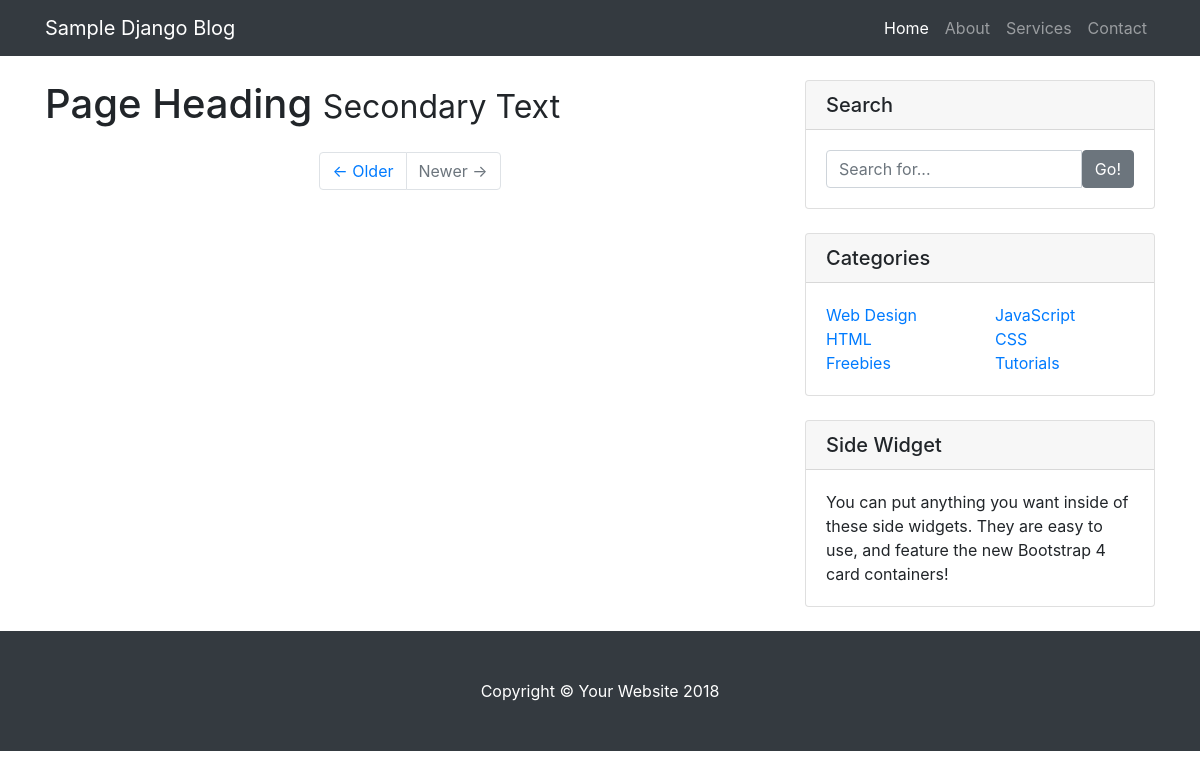
/blog/, run on an earlier commit of the app's database.
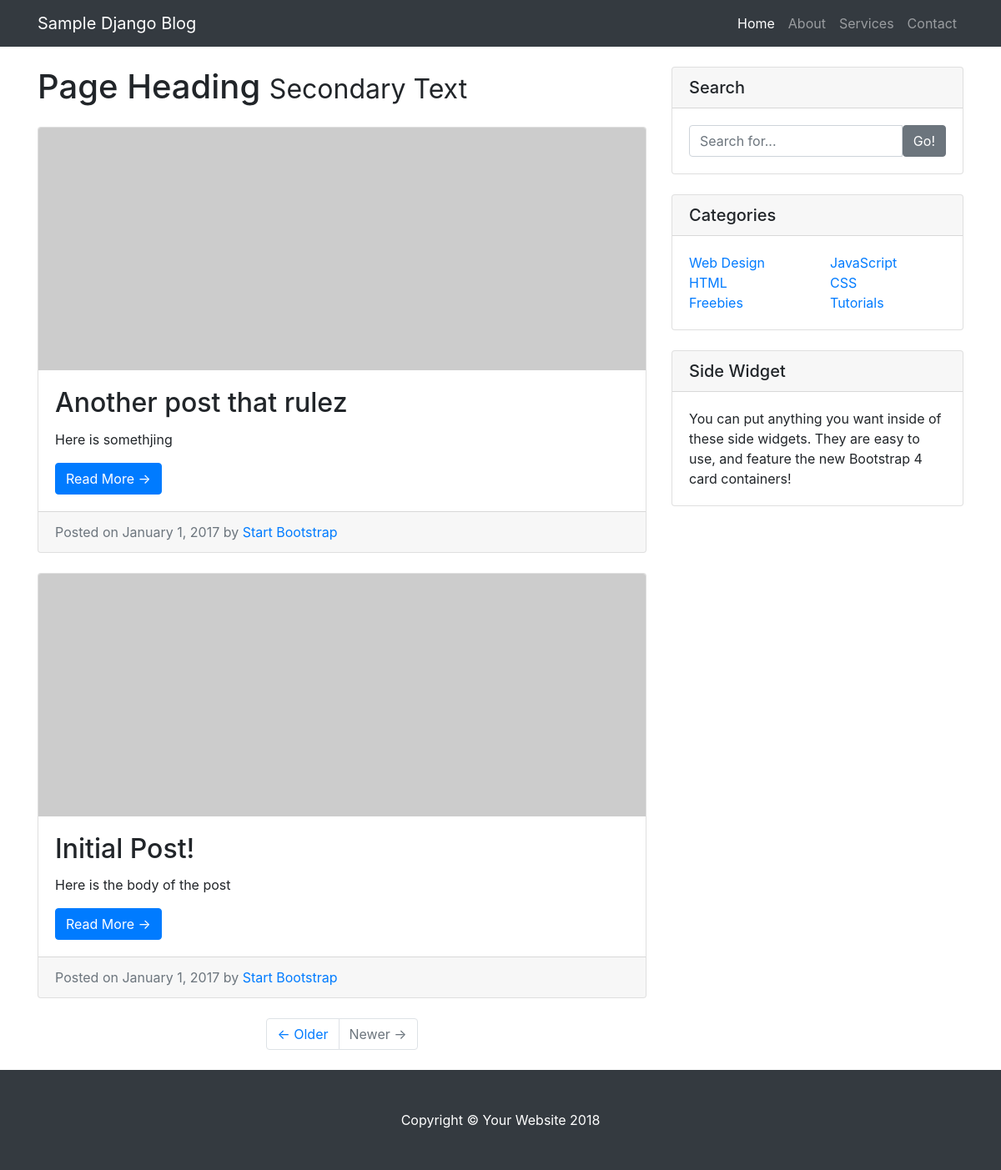
And on a later commit of the database.
### blog/models.py (models this page shows, shortened)
class Post(models.Model):
    STATUS_CHOICES = (
        ('draft', 'Draft'),
        ('published', 'Published'),
    )
    title = models.CharField(max_length=250)
    slug = models.SlugField(max_length=250, unique_for_date='publish')
    author = models.ForeignKey(
        User,
        related_name='blog_posts',
        on_delete=models.PROTECT
        )
    body = models.TextField()
    publish = models.DateTimeField(default=timezone.now)
    created = models.DateTimeField(auto_now_add=True)
    updated = models.DateTimeField(auto_now=True)
    status = models.CharField(
        max_length=10,
        choices=STATUS_CHOICES,
        default='draft'
        )
    objects = models.Manager()  # The default manager
    published = PublishedManager()  # Custom manager for published posts
    class Meta:
        ordering = ('-publish',)
    def get_absolute_url(self):
        return reverse('post_detail', args=[
            self.publish.year,
            self.publish.strftime('%m'),
            self.publish.strftime('%d'),
            self.slug
        ])

### blog/views.py (the view)
# urls.py: path('', PostListView.as_view(), name='post_list'),
class PostListView(View):
    def get(self, request):
        posts = Post.published.all()
        return render(request, 'blog/post/list.html', {'posts': posts})

### blog/models.py (called while the page is built)
    def get_queryset(self):
        return super(PublishedManager, self).get_queryset().filter(status='published')

### blog/templates/blog/post/list.html (shortened to what this page needs)
{% extends "blog/base.html" %}
{% block content %}
<div class="row">
  <div class="col-md-8">
    <h1 class="my-4">Page Heading
      <small>Secondary Text</small>
    </h1>
    {% for post in posts %}
    <div class="card mb-4">
      <img class="card-img-top" src="http://placehold.it/750x300" alt="Card image cap">
      <div class="card-body">
        <h2 class="card-title">{{ post.title }}</h2>
        <p class="card-text">{{ post.body }}</p>
        <a href="{{ post.get_absolute_url }}" class="btn btn-primary">Read More →</a>
      </div>
      <div class="card-footer text-muted">
        Posted on January 1, 2017 by
        <a href="#">Start Bootstrap</a>
      </div>
    </div>
    {% endfor %}
    <ul class="pagination justify-content-center mb-4">
      <li class="page-item">
        <a class="page-link" href="#">← Older</a>
      </li>
      <li class="page-item disabled">
        <a class="page-link" href="#">Newer →</a>
      </li>
    </ul>
  </div>
  <div class="col-md-4">
    <div class="card my-4">
      <h5 class="card-header">Search</h5>
      <div class="card-body">
        <div class="input-group">
          <input type="text" class="form-control" placeholder="Search for...">
          <span class="input-group-btn">
            <button class="btn btn-secondary" type="button">Go!</button>
          </span>
        </div>
      </div>
    </div>
    <div class="card my-4">
      <h5 class="card-header">Categories</h5>
      <div class="card-body">
        <div class="row">
          <div class="col-lg-6">
            <ul class="list-unstyled mb-0">
              <li>
                <a href="#">Web Design</a>
              </li>
              <li>
                <a href="#">HTML</a>
              </li>
              <li>
                <a href="#">Freebies</a>
              </li>
            </ul>
          </div>
          <div class="col-lg-6">
            <ul class="list-unstyled mb-0">
              <li>
                <a href="#">JavaScript</a>
              </li>
              <li>
                <a href="#">CSS</a>
              </li>
              <li>
                <a href="#">Tutorials</a>
              </li>
            </ul>
          </div>
        </div>
      </div>
    </div>
    <div class="card my-4">
      <h5 class="card-header">Side Widget</h5>
      <div class="card-body">
        You can put anything you want inside of these side widgets. They are easy to use, and feature the new Bootstrap 4 card containers!
      </div>
    </div>
  </div>
</div>
{% endblock %}

### blog/templates/blog/base.html (shortened to what this page needs)
<!DOCTYPE html>
<html lang="en">
<head>
  <link rel="stylesheet" href="https://maxcdn.bootstrapcdn.com/bootstrap/4.0.0/css/bootstrap.min.css">
</head>
<body>
    <nav class="navbar navbar-expand-lg navbar-dark bg-dark">
      <div class="container">
        <a class="navbar-brand" href="#">Sample Django Blog</a>
        <div class="collapse navbar-collapse" id="navbarResponsive">
          <ul class="navbar-nav ml-auto">
            <li class="nav-item active">
              <a class="nav-link" href="#">Home
              </a>
            </li>
            <li class="nav-item">
              <a class="nav-link" href="#">About</a>
            </li>
            <li class="nav-item">
              <a class="nav-link" href="#">Services</a>
            </li>
            <li class="nav-item">
              <a class="nav-link" href="#">Contact</a>
            </li>
          </ul>
        </div>
      </div>
    </nav>
    <div class="container">
      {% block content %}
      {% endblock %}
    </div>
    <footer class="py-5 bg-dark">
      <div class="container">
        <p class="m-0 text-center text-white">Copyright © Your Website 2018</p>
      </div>
    </footer>
</body>
</html>

What changed in the data, as far as the page shows it:
added Post: title "Another post that rulez", body "Here is somethjing"
now on this page (row edited): Post: title "Initial Post!", body "Here is the body of the post"
